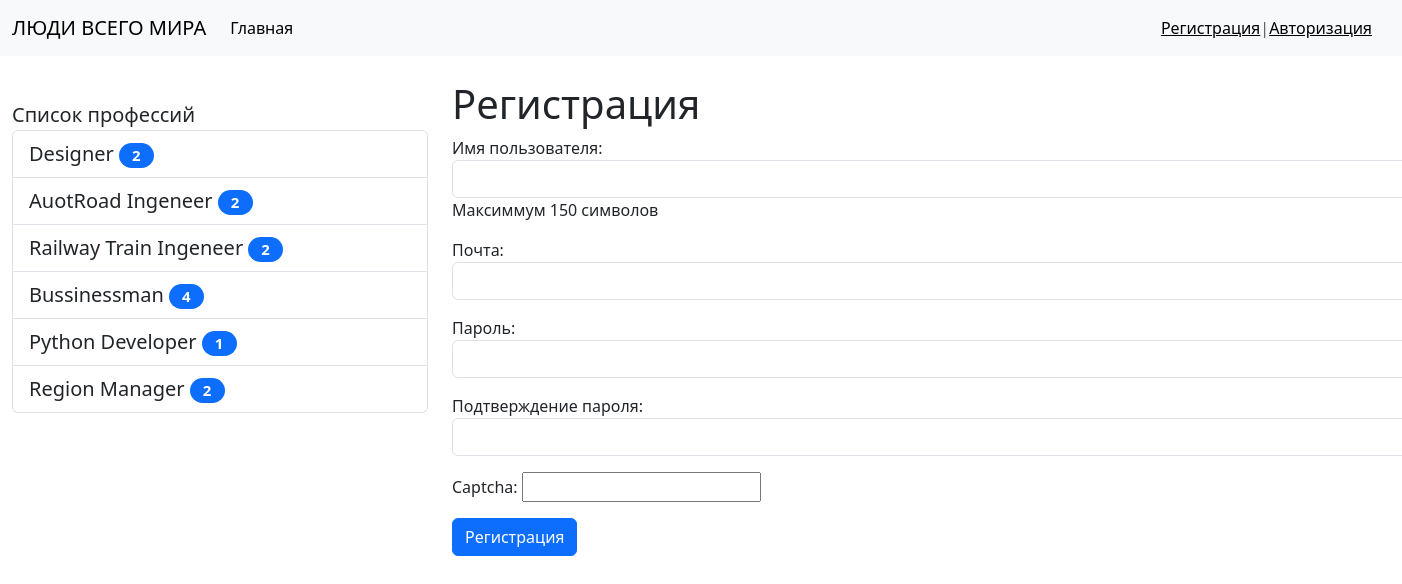
Screenshot of /register with the database file from the repository.
### main/models.py (models this page shows, shortened)
class Profession(models.Model):
    title = models.CharField(max_length=100, db_index=True, verbose_name='Профессия')
    class Meta:
        verbose_name = 'Профессия'
        verbose_name_plural = 'Профессии'
        ordering = ['id']

### main/views.py (the view)
# urls.py: path('register', register, name='Register'),
def register(request):
    if request.method == 'POST':
        form = UserRegisterForm(request.POST)
        if form.is_valid():
            form.save()
            messages.success(request, 'Регистрация прошла успешно')
            user = form.save()
            login(request, user)
        else:
            messages.error(request, 'Упс! Что-то пошло не так!')
    else:
        form = UserRegisterForm()
    return render(request, 'NewsProject/register.html', {'form': form})

### main/forms.py
class UserRegisterForm(UserCreationForm):
    username = forms.CharField(label='Имя пользователя',
                               help_text='Максиммум 150 символов',
                               widget=forms.TextInput(attrs={
                                   'class': 'form-control'
                               }))
    password1 = forms.CharField(label='Пароль',
                                widget=forms.PasswordInput(attrs={
                                    'class': 'form-control'
                                }))
    password2 = forms.CharField(label='Подтверждение пароля',
                                widget=forms.PasswordInput(attrs={
                                    'class': 'form-control'
                                }))
    email = forms.EmailField(label='Почта',
                             widget=forms.EmailInput(attrs={
                                 'class': 'form-control'
                             }))
    captcha = CaptchaField(label='')
    class Meta:
        model = User
        fields = ('username', 'email', 'password1', 'password2')

### main/templatetags/newsproject_tags.py (called while the page is built)
@register.simple_tag(name='get_list_professions')
def get_professions():
    return Profession.objects.all()

@register.inclusion_tag('NewsProject/List_professions.html')
def show_professions(arg1='Список', arg2='профессий'):
    professions = cache.get('professions')
    if not professions:
        professions = Profession.objects.annotate(cnt=Count('human')).filter(cnt__gt=0)
        cache.set('professions', professions, 60)
    return {'professions': professions, 'arg1': arg1, 'arg2': arg2}

### main/templates/NewsProject/register.html (shortened to what this page needs)
{% extends 'base.html' %}
{% block sidebar %}
{% include 'inc/_sidebar.html' %}
{% endblock %}
{% block content %}
<h1>Регистрация</h1>
<form method="post" style="width: 1000px">
    {{ form.as_p }}
    <button type="submit" class="btn btn-primary btn-block">Регистрация</button>
</form>
{% endblock %}

### main/templates/NewsProject/List_professions.html
{% load newsproject_tags %}
<div class="list-group" style="height: 20px; margin-top: 20px; font-size: 20;">
    {{ arg1 }} {{ arg2 }}
    {% for pr in professions %}
    <a href="{% url 'profession' pk=pr.pk %}" class="list-group-item list-group-item-action">{{ pr.title }}<span
            class="badge bg-primary rounded-pill"
            style="width: 35px; color: white; margin-left: 5px;">{{ pr.cnt }}</span></a>
    {% endfor %}
</div>

### NewsProject/static/css/style.css (style rules this page uses)
body { backgroundcolor = #ccc; }

### rows the page displays
Profession: title "Designer", cnt "2"
Profession: title "AuotRoad Ingeneer", cnt "2"
Profession: title "Railway Train Ingeneer", cnt "2"
Profession: title "Bussinessman", cnt "4"
Profession: title "Python Developer", cnt "1"
Profession: title "Region Manager", cnt "2"

### other values shown
{{ arg1 }} "Список"
{{ arg2 }} "профессий"
